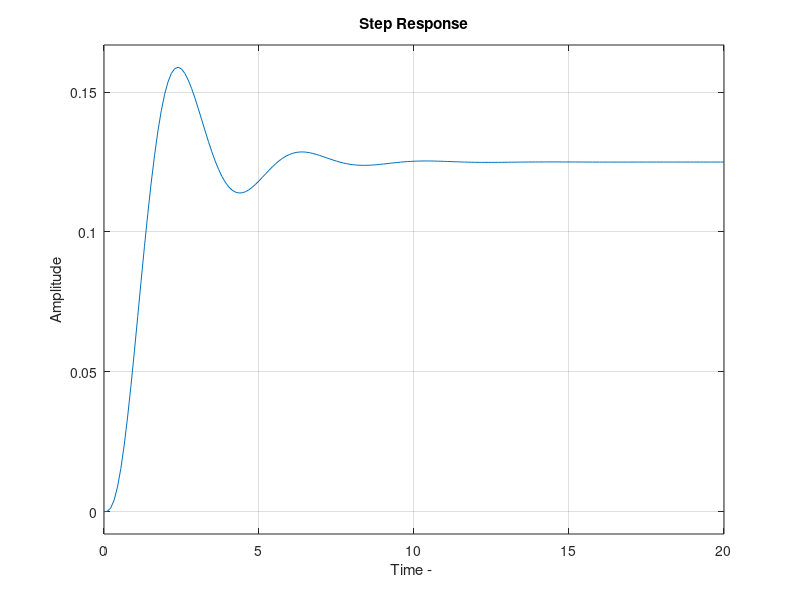

The MATLAB source for this figure: (Note: this script raises an error after producing the figure.)
%% Part2

x=linspace(0,6*pi(),500);
y1 = exp(-x).*(sin(x)).^2;
y2 = exp(-x).*(cos(x)).^2;


plot(x, y1);
title('exp(-x)sin(x)^2');
xlabel('X Value');
ylabel('Y value');
pause

plot(x,y2); 
title('exp(-x)cos(x)^2');
xlabel('X Value');
ylabel('Y value');
pause

plot(x,y1,'r',x,y2,'g');
title('Graph Comparison');
xlabel('X Value');
ylabel('Y value');
legend('exp(-x)sin(x)^2','exp(-x)cos(x)^2');
pause

%% Part 3

num = [1];
den = [1,4,6,8];
T = tf(num,den)
step(T);
title('Step Response');
xlabel('Time - ');
ylabel('Amplitude');
pause

%% Part 4

syms s;
F = (2*s+1)/(3*s^3+4*s^2+20*s);
ilaplace(F)

%% Part 5

[t,y1] = ode45(@deriv,[0,10],[0,0,0]);

plot(t,y1(:,1),'b');
title('Position of mass');
xlabel('Time - [s]');
ylabel('Displacement- [m]');
pause

plot(t,y1(:,2),'r');
title('Velocity of mass');
xlabel('Time - [s]');
ylabel('Velocity - [m/s]');
pause

clear all
clc
clf
%% Function Definitions 

function XDOT = deriv(t,X)
    % System Parameters

    % Rename states
    x = X(1); xd = X(2); xdd = X(3);

    % Initiate forcing function
    f = 1;

    % write the non-trivial equations using nice names
    xddd = f - 4*xdd - 6*xd - 8*x;

    XDOT = [ xd; xdd; xddd] ;  %return the derivative values
end

